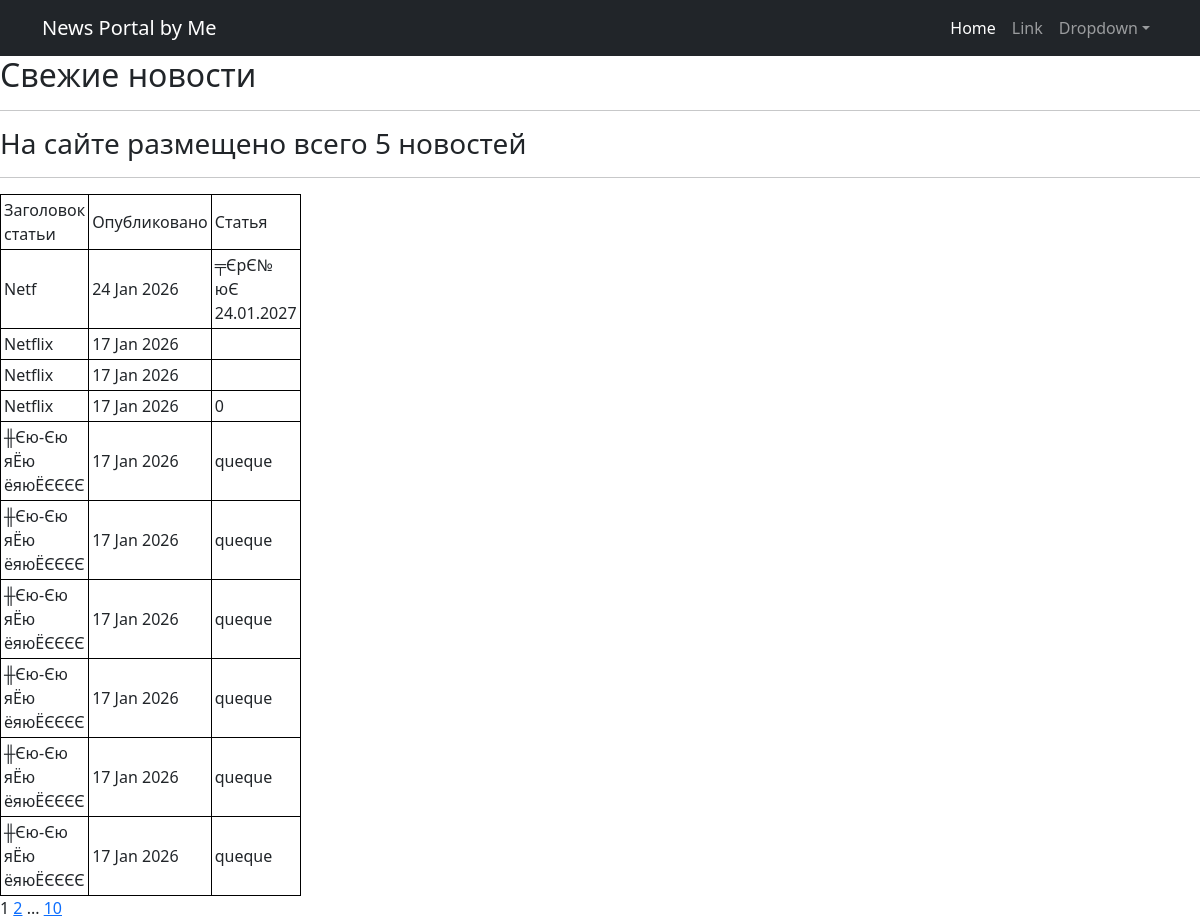
Page /news/ on the committed database.
### news/models.py (models this page shows, shortened)
class Post(models.Model):
    stat = "stat"
    news = "news"
    CHOICE = [(stat, "Статья"),
              (news, "Новости")]
    author = models.ForeignKey(Author, on_delete=models.CASCADE)
    post_type = models.CharField(max_length = 10, choices = CHOICE, default = news)
    post_category = models.ManyToManyField(Category, through = "PostCategory")
    post_title = models.CharField(max_length = 50)
    post_rate = models.IntegerField(default = 0)
    post_text = models.TextField()
    post_date = models.DateTimeField(auto_now_add = True)

### news/views.py (the view)
# urls.py: urlpatterns = [path('', cache_page(300)(PostList.as_view()), name='post-list'),
class PostList(ListView):
    model = Post
    context_object_name = 'posts'
    ordering = '-post_date'
    template_name = 'posts.html'
    paginate_by = 10
    def get_context_data(self, **kwargs):
        context = super().get_context_data(**kwargs)
        context['lenght'] = len(self.context_object_name)
        return context

### news/templatetags/custom_filters.py (called while the page is built)
@register.filter()
def censor_filter(value):
    if isinstance(value, str):
        for i in value.split():
            if i.lower() in censor:
                value =  value.replace(i, ''.join(f"{i[0]}***"))
    return value

### templates/posts.html (shortened to what this page needs)
{% extends 'flatpages/default.html' %}
{% load custom_filters %}
{% load cache %}
{% block content %}
    <h2>Свежие новости</h2>
    <hr>
    <h3>На сайте размещено всего {{ lenght }} новостей</h3>
    <hr>
    {% if posts %}
        <table>
            <tr>
                <td>Заголовок статьи</td>
                <td>Опубликовано</td>
                <td>Статья</td>
            </tr class="{% cycle 'blue' 'white' %}">
            {% for post in posts %}
            <tr>
                <td> {{ post.post_title }} </td>
                <td> {{ post.post_date|date:'d M Y' }} </td>
                <td> {{ post.post_text|censor_filter|truncatechars:25 }} </td>
            </tr>
            {% endfor %}
        </table>
    {% else %}
        <h2>Новостей нет</h2>
    {% endif %}
   {{ page_obj.number }}
   {% if page_obj.has_next %}
       <a href="?page={{ page_obj.next_page_number }}">{{ page_obj.next_page_number }}</a>
       {% if paginator.num_pages != page_obj.next_page_number %}
           ...
           <a href="?page={{ page_obj.paginator.num_pages }}">{{ page_obj.paginator.num_pages }}</a>
       {% endif %}
   {% endif %}
{% endblock content %}

### templates/posts.html (style rules this page uses)
TABLE { width: 300px; border-collapse: collapse; }
TD, TH { padding: 3px; border: 1px solid black; }

### rows in the picture
Post: post_title "Netf", post_date "24 Jan 2026", post_text|censor_filter "╤ЄрЄ№ юЄ 24.01.2027"
Post: post_title "Netflix", post_date "17 Jan 2026"
Post: post_title "Netflix", post_date "17 Jan 2026"
Post: post_title "Netflix", post_date "17 Jan 2026", post_text|censor_filter "0"
Post: post_title "╫Єю-Єю яЁю ёяюЁЄЄЄЄ", post_date "17 Jan 2026", post_text|censor_filter "queque"
Post: post_title "╫Єю-Єю яЁю ёяюЁЄЄЄЄ", post_date "17 Jan 2026", post_text|censor_filter "queque"
Post: post_title "╫Єю-Єю яЁю ёяюЁЄЄЄЄ", post_date "17 Jan 2026", post_text|censor_filter "queque"
Post: post_title "╫Єю-Єю яЁю ёяюЁЄЄЄЄ", post_date "17 Jan 2026", post_text|censor_filter "queque"
Post: post_title "╫Єю-Єю яЁю ёяюЁЄЄЄЄ", post_date "17 Jan 2026", post_text|censor_filter "queque"
Post: post_title "╫Єю-Єю яЁю ёяюЁЄЄЄЄ", post_date "17 Jan 2026", post_text|censor_filter "queque"

### other values in the picture
{{ lenght }} "5"
{{ page_obj.number }} "1"
{{ page_obj.next_page_number }} "2"
{{ page_obj.paginator.num_pages }} "10"
